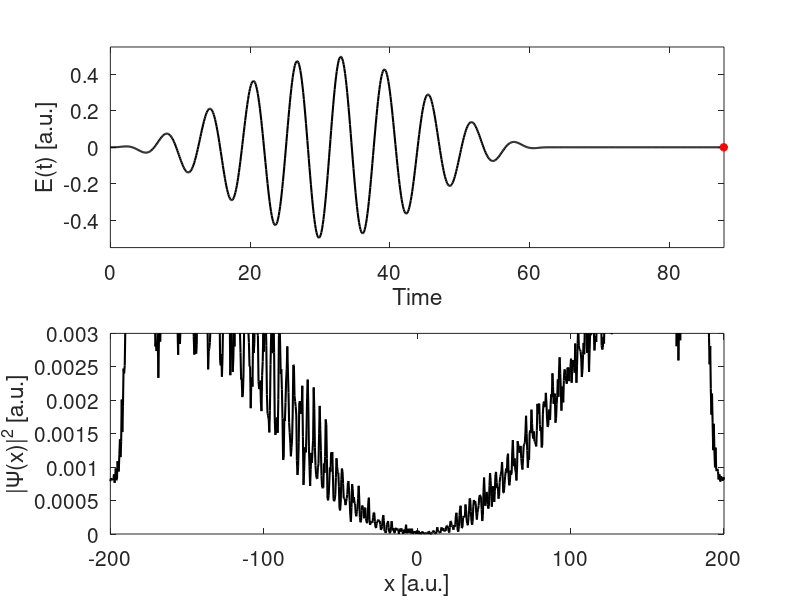

Source code (MATLAB):
% This script solve the Schrödinger equation for a 1D model
% of an atom exposed to a linearly polarized laser pulse in the
% dipole approximation. It does so by directly propagating the 
% wave packet on a numerical grid by means of a Magnus propagator.
%
% The purely time-dependent laser pulse is modelled as a sin^2-type 
% envelope times a sine-carrier. 
%
% All parameters are given in atomic units.
%
% Inputs for the confining potential
% w     -   the width of the potential
% V0    -   the "height" of the potential (should be negative)
% s     -   "smoothness" parameter
%
% Inputs for the laser pulse 
% Ncycl  -   the number of optical cycles
% Tafter -   time propagation after pulse 
% omega  -   the central frequency of the laser
% E0     -   the strength of the pulse
%
% Numerical input parameters
% dt    - numerical time step
% N     - number of grid points, should be 2^n
% L     - the size of the numerical domain; it extends from -L/2 to L/2
% Xbeyond - the limit beyod which we assume the particle is liberated
% yMax  - the maximal y-value in the display of the wave packet
% Tafter - additional time of simulation - after the pulse is over
%
% All input parameters are hard coded initially.

% Inputs for the confining potential
w = 5;
V0 = -1;
s = 5;

% Inputs for the laser pulse
Ncycl  = 10;
omega = 1.0;
E0 = 0.5;

% Numerical input parameters
dt = .1;
N = 1024;
L = 400;
yMax = 3e-3;
Xbeyond = 7;
Tafter = 25;


% Set up grid
h = L/(N-1);
x = transpose(linspace(-L/2, L/2, N));      

% Confining potential
Vpot = @(x) V0./(exp(s*(abs(x)-w/2))+1);

% Laser field
Tpulse=Ncycl*2*pi/omega;
Epulse = @(t) (t>0 & t<Tpulse)*E0.*sin(pi*t/Tpulse).^2.*...
    sin(omega*t);

% Set up kinetic energy matrix by means of the fast 
% Fourier transform
k=2*pi/(N*h)*[0:(N/2-1), (-N/2:-1)];        % Vector with k-values
% Fourier transform the identity matrix:
Tmat = fft(eye(N));
% Multiply by (ik)^2
Tmat = diag(-k.^2)*Tmat;
% Transform back to x-representation
Tmat = ifft(Tmat);
Tmat = -1/2*Tmat;                   % Correct prefactor
% H0 - the time-independent part of the Hamiltonian
H0 = Tmat + diag(Vpot(x));
% Half propagator corresponding to H0
UhalfH0 = expm(-1i*H0*dt/2);                

% Diagonalize time-independent Hamiltonian
[U E] = eig(H0);                         % Diagonalization
E = diag(E);                             % Extract diagonal energies
[E SortInd] = sort(E);                   % Sort energies
U = U(:,SortInd);                        % Sort eigenvectors and normalize
Psi = U(:,1)/sqrt(h);                    % Normalized initial wave function
disp(['Ground state energy: ', num2str(E(1))])         
Nbound = length(find(E<0));              % The number of bound states
disp(['The potential supports ',num2str(Nbound),' bound states'])
clear Tmat H0;                       % Clear obsolete matrices

% Create plots
% Pulse vector for plotting 
tVector = 0:dt:(Tpulse+Tafter);
PulseVector = Epulse(tVector);

figure(1)
% Plot laser field - and progress
subplot(2,1,1)
plot(tVector, PulseVector, 'k-', 'linewidth', 1.5)
xlabel('Time [a.u.]')
ylabel('E(t) [a.u.]')
axis([0 Tpulse+Tafter -1.1*E0 1.1*E0])
hold on
plPulse = plot(0, Epulse(0), 'r*', 'linewidth', 2);
hold off
xlabel('Time')
set(gca, 'fontsize', 15)
% Wave packet
subplot(2,1,2)
pl1 = plot(x, abs(Psi).^2, 'k-', 'linewidth', 1.5);
xlabel('x [a.u.]')
ylabel('|\Psi(x)|^2 [a.u.]')
set(gca, 'fontsize', 15)
axis([-L/2 L/2 0 yMax])
set(gca, 'fontsize', 15)

%
% Propagate
% First: For  t< Tpulse
t = 0;
while t < Tpulse
  % First half step, H_0
  Psi = UhalfH0*Psi;
  % Interaction
  Psi = diag(exp(-1i*Epulse(t+dt/2)*x*dt))*Psi;
  % Second half step, H0
  Psi = UhalfH0*Psi;
    
  % Plot propagation of wave function and pulse on the fly
  set(plPulse, 'xdata', t, 'ydata', Epulse(t));  
  set(pl1, 'ydata', abs(Psi).^2);  
  drawnow

  % Update time
  t=t+dt;  
end

% Second part of the propagation: t >= Tpluse
Ufull = UhalfH0^2;              % Full time-independent propagator
clear UhalfH0;
while t < Tpulse+Tafter
  % Full step, H_0
  Psi = Ufull*Psi;
  
  % Plot propagation of wave function and pulse on the fly
  set(plPulse, 'xdata', t, 'ydata', 0);  
  set(pl1, 'ydata', abs(Psi).^2);  
  drawnow
  
  % Update time
  t=t+dt;  
end

% Approximate ionization probability
Pbeyond = trapz(x, (abs(x) > Xbeyond).*abs(Psi).^2);
PionPercent = 100*Pbeyond;
disp(['Ionization probability: ', num2str(PionPercent), '%'])